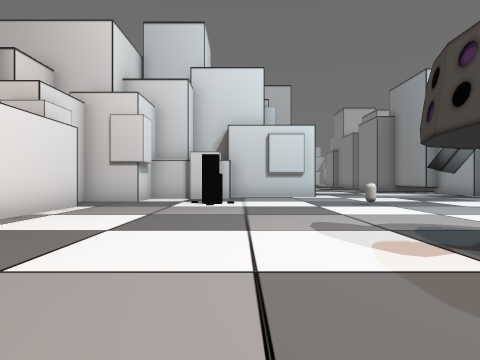
[1] (above)

24 first-person views from a walk through a 3-D level made in the Unity game engine. The camera is 1.5 m above the floor, looks level and sees 75° across. The floor is counted in squares, 2.4 m on a side. Each view is taken from the middle of a square. On the plan, view 1 faces up. The plan holds only what a view shows up to about 9 squares ahead; the rest is blank. The place goes on beyond the plan. The player is left out. Some surface patterns are stand-ins.

[2]
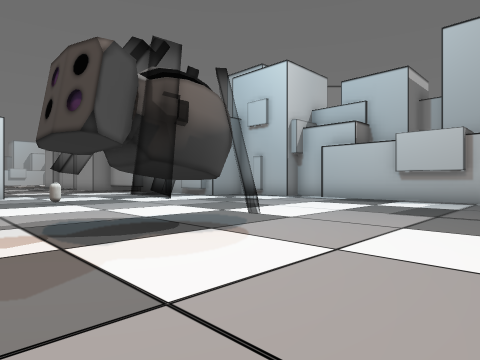

[3]
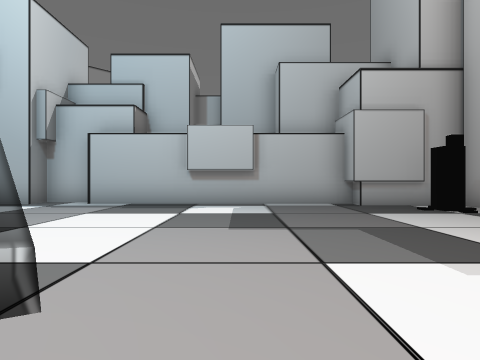

[4]
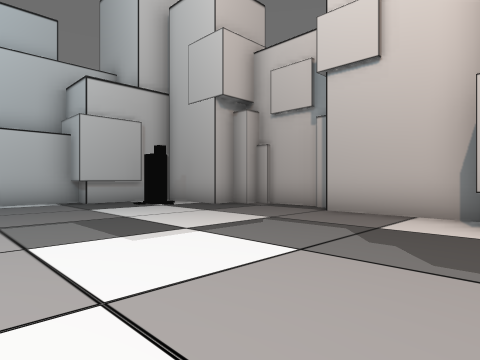

[5]
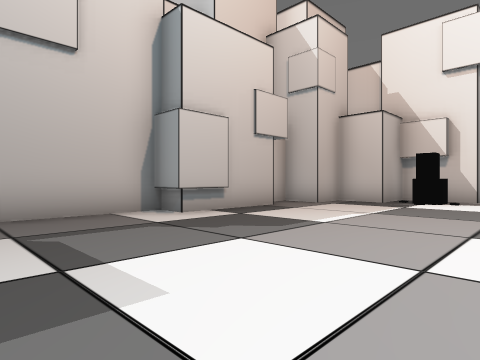

[6]
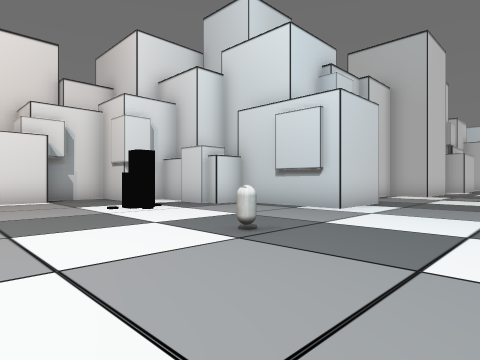

[7]
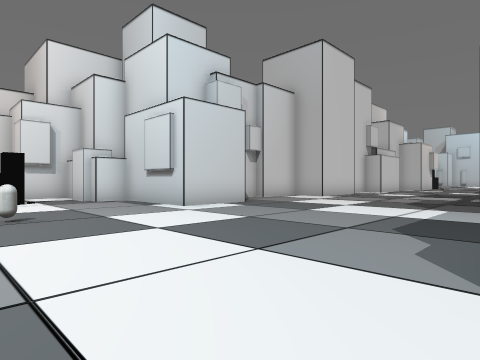

[8]
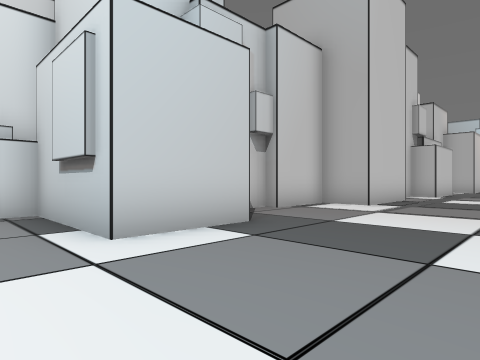

[9]
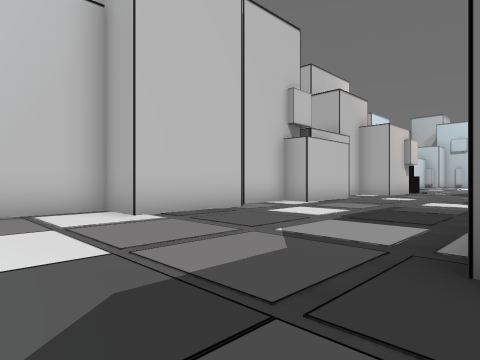

[10]
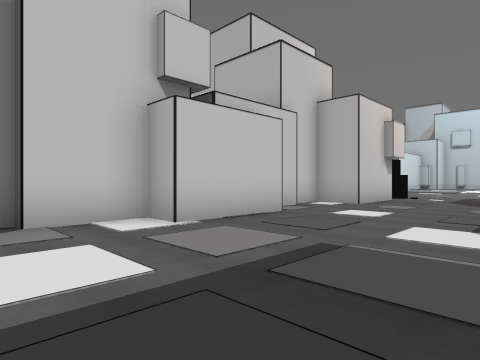

[11]
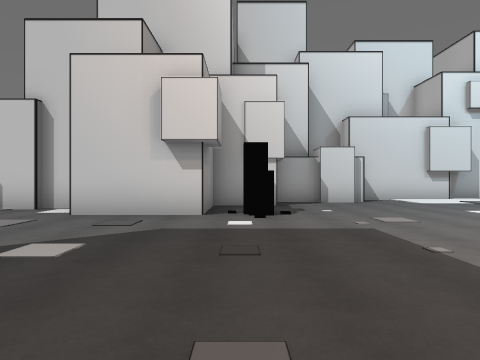

[12]
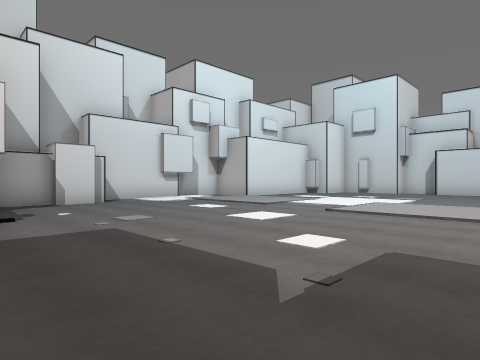

[13]
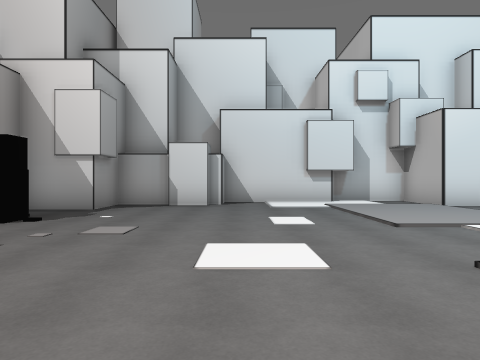

[14]
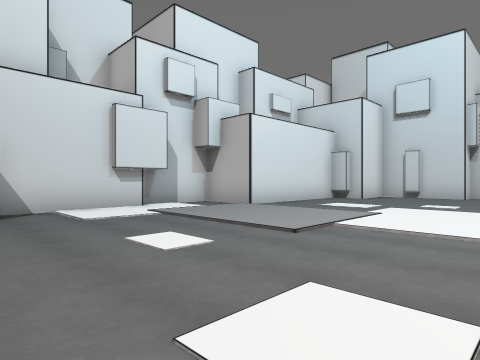

[15]
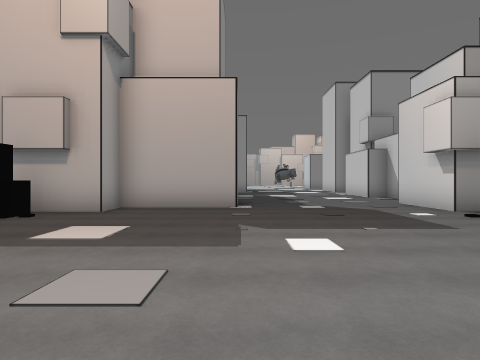

[16]
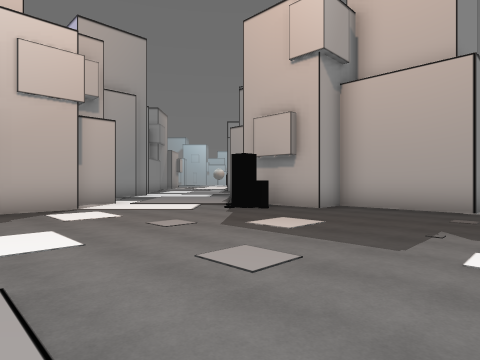

[17]
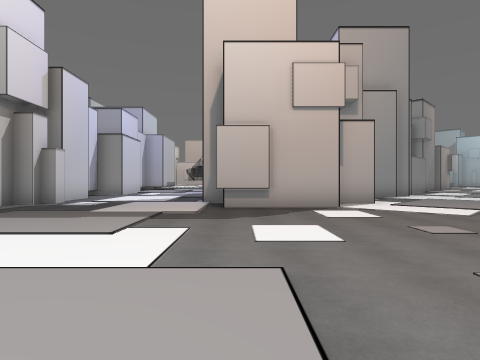

[18]
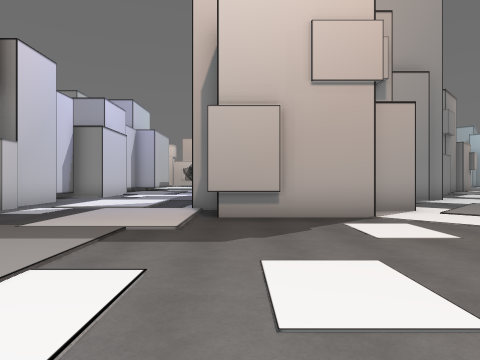

[19]
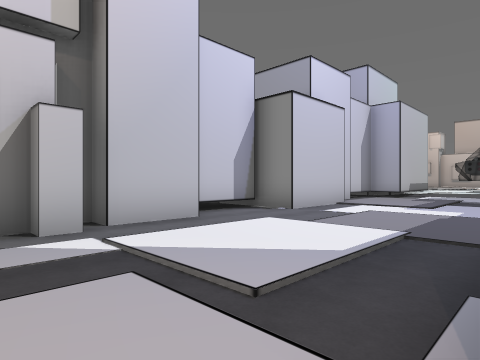

[20]
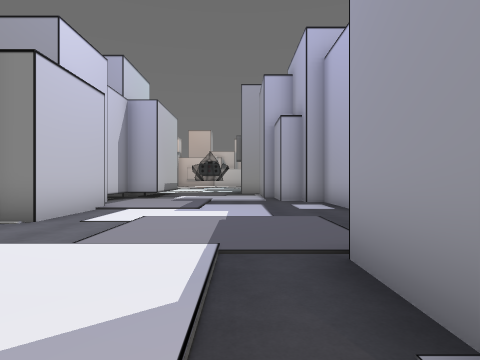

[21]
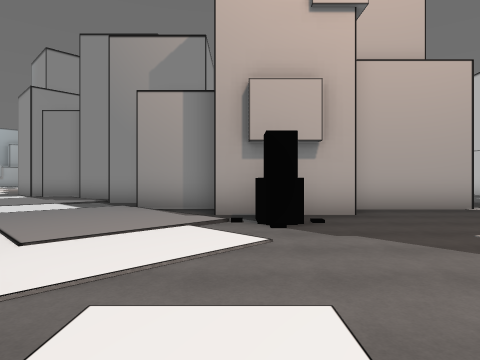

[22]
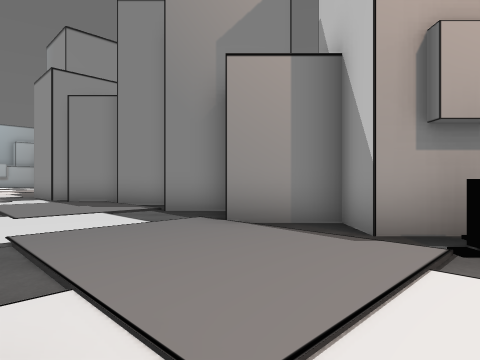

[23]
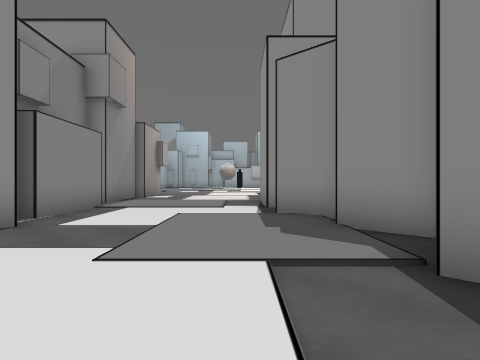

[24]
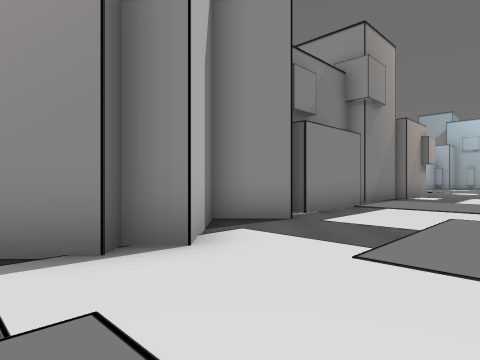

### Floor plan
Points are (right, up) in squares from view 1. A wall is a line through its corners. A room is listed if a view was taken in it or the views show most of it. See-through windows are left out.
Room 1 (views 1, 2, 3, 4, 5, 6, 7, 8, 9, 10)
walls: (2.7, 13.5) (2.7, 11.4) (-0.3, 11.4) (-0.3, 10.4) (-0.8, 10.4); (1.4, 15.6) (1.4, 15); (-3.8, 7.4) (-3.8, 4.9); (11.8, 5.2) (11.8, 6.4) (11.2, 6.4) (11.2, 7.2); (2.7, 20.2) (2.7, 17.5) (1.6, 17.5) (1.6, 15.5); (-4.5, -0.4) (-4.5, -1.2); (10.7, -2) (11.2, -2); (2.7, -4.1) (2.7, -4.8); (-3.4, -2.3) (-2.9, -2.3) (-2.9, -2.9); (-0.4, -4.1) (2.5, -4.1) (2.5, -4.8) (5.4, -4.8); (-2.1, -3.6) (-1.7, -3.6) (-1.7, -4.1); (10.7, -3.8) (10.7, -1.8) (11.2, -1.8) (11.2, 5); (5.9, -5.6) (7.8, -5.6) (7.8, -5.1) (8.3, -5.1) (8.3, -4.4) (10.5, -4.4); (3.1, 25.1) (3.1, 22.5) (2.3, 22.5) (2.3, 20.8); (8.1, 29) (8.1, 29.4); (3.4, 30.4) (3.4, 28) (2.3, 28) (2.3, 25.9)
ways out: opening at (6, 30) to room 2
objects: other object (-3, -1); other object (-1, 8); other object (-1, 10); capsule (3, 8); other object (4, 2); other object (4, 4); other object (10, -3)
Room 2 (views 11, 12, 13, 14, 15, 16, 17, 18, 19, 20, 21, 22, 23, 24)
walls: (14.6, 34.5) (14.6, 37.6); (15.6, 33.2) (15.6, 34.2); (16, 37.5) (16, 38.1); (17.1, 38.1) (18.8, 38.1); (8.1, 29.4) (10.9, 29.4) (10.9, 30.4) (13.5, 30.4) (13.5, 29.4) (15.2, 29.4); (15.2, 27.5) (16.6, 27.5); (16.9, 25.9) (18.2, 25.9); (16.5, 42.3) (16, 42.3) (16, 42.6) (15.6, 42.6) (15.6, 43.2) (15, 43.2); (21.4, 29) (21.4, 30.5) (19, 30.5) (19, 31.2) (18.6, 31.2) (18.6, 32.1); (18.6, 42.6) (16.9, 42.6); (18.5, 25.1) (20, 25.1); (23.2, 36.4) (25, 36.4); (20.9, 43.2) (19.9, 43.2); (20.9, 24.2) (21.7, 23.4); (0.1, 33.2) (0.1, 31.9) (1.4, 31.9) (1.4, 30.4) (3.4, 30.4); (24, 26.9) (22.2, 28.7) (22.5, 29); (23.6, 42.3) (21, 42.3) (21, 43.5); (-0.9, 37.6) (-0.9, 34.5); (0.5, 41.2) (0.5, 39.9) (-1, 39.9); (-1.2, 39.5) (-1.2, 37.8)
ways out: opening at (6, 30) to room 1
objects: other object (0, 34); other object (3, 31); other object (12, 31)

Positions as (right, up) in squares from view 1, and headings:
1: (0, 0), facing up
2: (1, -1), facing up-right
3: (3, 1), facing right
4: (2, 1), facing down-right
5: (6, 1), facing down-left
6: (6, 5), facing up-left
7: (9, 7), facing up-left
8: (6, 10), facing up-left
9: (8, 15), facing up-left
10: (7, 20), facing up-left
11: (9, 31), facing left
12: (9, 31), facing up-left
13: (8, 35), facing left
14: (6, 34), facing up-left
15: (8, 37), facing down
16: (7, 37), facing down-right
17: (7, 37), facing right
18: (9, 37), facing right
19: (15, 38), facing up-right
20: (16, 39), facing right
21: (13, 36), facing down
22: (15, 34), facing down
23: (16, 30), facing down-right
24: (16, 30), facing right
